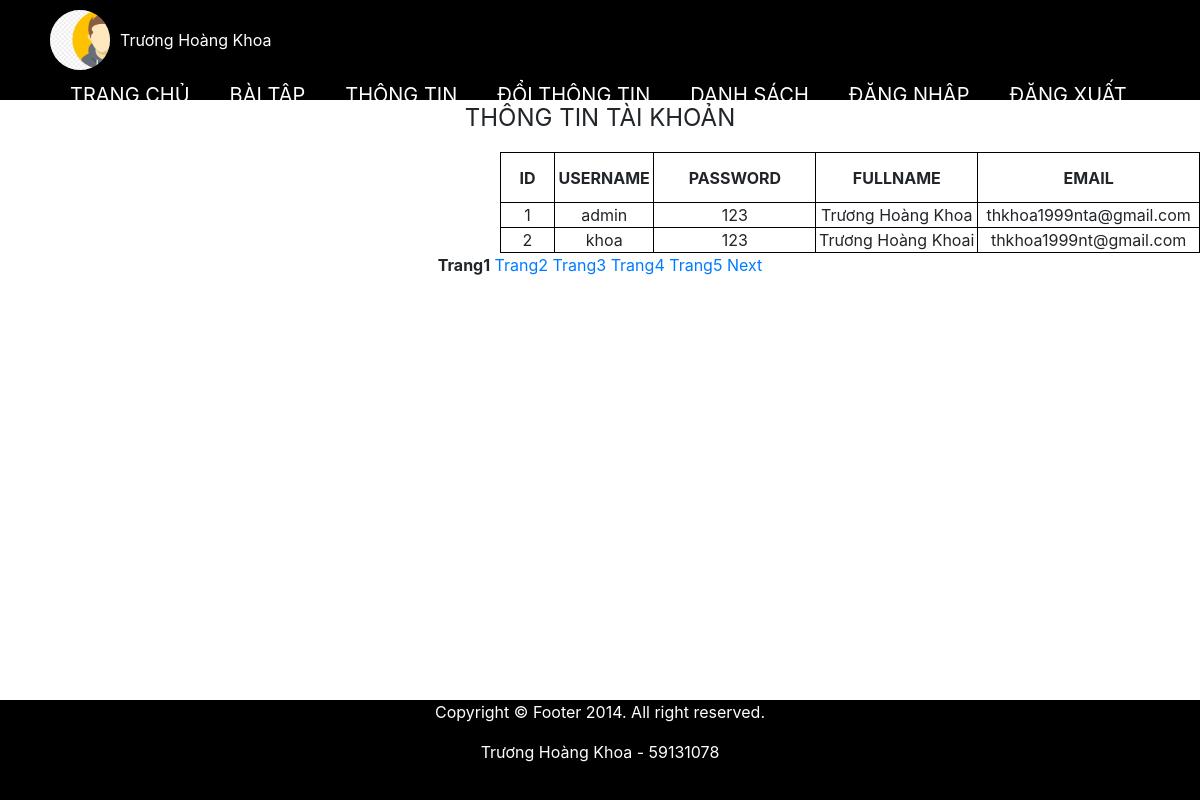
/viewuser.php (signed in), run on the app's committed database.
### tables this page shows
CREATE TABLE `user` (
  `id` int(11) NOT NULL,
  `username` varchar(28) NOT NULL,
  `password` varchar(28) NOT NULL,
  `fullname` varchar(100) NOT NULL,
  `email` varchar(100) NOT NULL
);

### Web/viewuser.php (the view, shortened to what this page needs)
<!DOCTYPE html>
<html lang="en">
<head>
</head>
<body>
<?php
include('header.php');
?>
<?php
$conn = mysqli_connect('localhost', 'root', '', 'db');
mysqli_set_charset($conn, 'UTF8');
$rowsPerPage=2;
$offset =($_GET['page']-1)*$rowsPerPage;
$result = mysqli_query($conn, "SELECT id, username, password,fullname,email FROM user LIMIT $offset ,$rowsPerPage");
echo "<p align='center'><font size='5'> THÔNG TIN TÀI KHOẢN</font></P>";
echo "<table align='center' width='700' border='1' cellpadding='2' cellspacing='2' style='bordercollapse:collapse'>";
echo '<tr>
<th style="text-align: center;" width="50">ID</th>
<th style="text-align: center;" width="50">USERNAME</th>
<th style="text-align: center;" width="150">PASSWORD</th>
<th style="text-align: center;" width="150">FULLNAME</th>
<th style="text-align: center;" width="150">EMAIL</th>
</tr>';
if(mysqli_num_rows($result)<>0)
{
    while($rows=mysqli_fetch_row($result))
    { echo "<tr>";
		echo "<td>$rows[0]</td>";
		echo "<td>$rows[1]</td>";
		echo "<td>$rows[2]</td>";
		echo "<td>$rows[3]</td>";
        echo "<td>$rows[4]</td>";
		echo "</tr>";
    }
}
echo"</table>";
$re = mysqli_query($conn, "select * from user");
$numRows = mysqli_num_rows($re);
$maxPage = floor($numRows/$rowsPerPage) + 1;
echo "<p style='text-align: center;'>";
    for ($i=1 ; $i<=$maxPage ; $i++)
    { if ($i == $_GET['page'])
    { echo '<b>Trang'.$i.'</b> ';
    }
    else
    echo "<a href=" .$_SERVER['PHP_SELF']. "?page="
    .$i.">Trang".$i."</a> ";
    }
if ($_GET['page'] < $maxPage)
    echo "<a href=". $_SERVER['PHP_SELF']."?page=".($_GET['page']+1).">Next</a>";
?>
    <?php
    include ('footer.php');
    ?>
</body>
</html>

### Web/header.php (shortened to what this page needs)
<!DOCTYPE html>
<html lang="en">
<head>
    <link rel="stylesheet" href="includes/bootstrap/css/bootstrap.min.css">
    <link rel="stylesheet" href="includes/css/style.css">
</head>
<body>
    <div class="wrapper">
        <div class="nav">
            <div class="brand">
            <?php
            if($_SESSION['login']) {
                echo "<div class='brand-logo'>";
                echo "<img src='includes/images/avatar/".$_SESSION['login-id'].".png' alt=''>";
                echo "</div>";
                echo "<div class='brand-name'>".$_SESSION['login-name']."</div>";
            } else {
                echo "<div class='brand-logo'>";
                echo "<img src='includes/images/avatar/guess.png' alt=''>";
                echo "</div>";
                echo "<div class='brand-name'>Public</div>";
            }
            ?>
            </div>
            <ul class="menu">
                <li><a href="index.php">Trang chủ</a></li>
                <li><a href="exercise.php">Bài tập</a></li>
                <li><a href="profile.php">Thông tin</a></li>
                <li><a href="changeprofile.php"> Đổi thông tin</a></li>
                <li><a href="viewuser.php">Danh sách</a></li>
                <li><a href="login.php">Đăng nhập</a></li>
                <li><a href="logout.php">Đăng xuất</a></li>
            </ul>
        </div>
        <div class="content">

### Web/footer.php (shortened to what this page needs)
        </div>
        <div class="footer" style="background-color: black;height:100px;text-align:center;">
            <div class="footer-bottom">
                <div class="container">
                    <p style="color: white;" class="pull-left copyright" > Copyright © Footer 2014. All right reserved. </p>
                    <p style="color: white;">Trương Hoàng Khoa - 59131078</p>
                </div>
            </div>
        </div>
</body>
</html>

### Web/includes/css/style.css (style rules this page uses)
* { margin: 0; padding: 0; box-sizing: border-box; }
.nav { background-color: black; height: 100px; }
.content { flex: 1; background-color: white; }
.wrapper { display: flex; flex-direction: column; min-height: 100vh; }

### Web/viewuser.php (style rules this page uses)
p { margin-top: 50px; }
table { padding-top: 50px; transform: translateX(500px); }
td { text-align: center; border: 1px solid black; }
th { height: 50px; text-align: center; border: 1px solid black; }

### Web/header.php (style rules this page uses)
a { text-decoration: none; }
.nav { padding: 10px 50px; display: flex; justify-content: space-between; align-items: center; }
.brand { display: flex; align-items: center; }
.brand-logo { width: 60px; height: 60px; border-radius: 999px; overflow: hidden; background-color: gray; text-align: center; }
.brand-logo img { height: 100%; }
.brand-name { margin-left: 10px; color: white; }
.menu { list-style: none; display: flex; justify-content: space-around; align-items: center; margin: 0; }
.menu a { display: block; padding: 10px 20px; color: white; font-size: 20px; text-transform: uppercase; }

### data on the page
user: id "1", username "admin", password "123", fullname "Trương Hoàng Khoa", email "thkhoa1999nta@gmail.com"
user: id "2", username "khoa", password "123", fullname "Trương Hoàng Khoai", email "thkhoa1999nt@gmail.com"

### other printed values
$_SESSION['login-name'] "Trương Hoàng Khoa"
